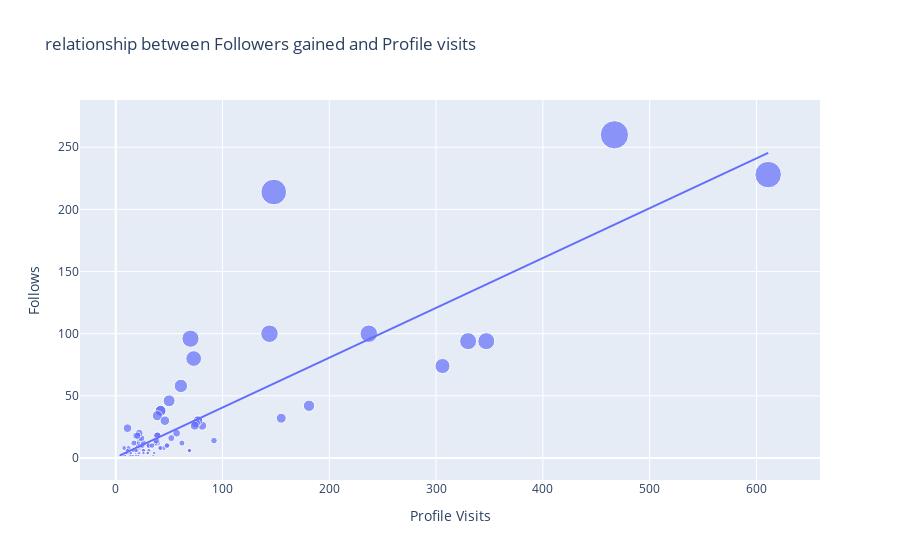

The notebook cell this image was saved under:
### Code cell
figure=px.scatter(data_frame=df,x='Profile Visits',y='Follows',size='Follows',trendline='ols',title='relationship between Followers gained and Profile visits')
figure.show()

### Figure 1 — Plotly figure (JSON) as saved in the notebook; plotly's stock layout.template omitted (floating-point values rounded to 4 significant figures)
{"data": [{"hovertemplate": "Profile Visits=%{x}<br>Follows=%{marker.size}<extra></extra>", "legendgroup": "", "marker": {"color": "#636efa", "size": [2, 10, 12, 8, 0, 2, 0, 6, 4, 6, 4, 0, 2, 4, 42, 6, 2, 2, 30, 0, 0, 24, 100, 2, 4, 6, 6, 6, 2, 2, 20, 2, 4, 8, 26, 2, 2, 4, 0, 2, 94, 8, 18, 10, 4, 4, 4, 4, 18, 38, 10, 12, 4, 4, 74, 0, 6, 6, 0, 6, 12, 10, 8, 8, 46, 12, 10, 94, 6, 10, 6, 4, 12, 16, 12, 8, 32, 8, 16, 6, 10, 10, 6, 2, 2, 30, 0, 4, 4, 18, 38, 10, 2, 4, 6, 6, 6, 2, 2, 14, 8, 14, 28, 18, 12, 34, 26, 260, 16, 96, 20, 30, 58, 100, 80, 18, 10, 214, 228], "sizemode": "area", "sizeref": 0.65, "symbol": "circle"}, "mode": "markers", "name": "", "orientation": "v", "showlegend": false, "type": "scatter", "x": [35, 48, 62, 23, 8, 9, 26, 12, 36, 31, 29, 15, 8, 20, 181, 17, 16, 21, 77, 10, 9, 11, 144, 14, 10, 19, 69, 11, 19, 9, 57, 13, 11, 24, 81, 4, 7, 14, 18, 8, 330, 21, 19, 32, 19, 21, 14, 30, 39, 42, 31, 20, 12, 22, 306, 13, 26, 16, 15, 15, 39, 21, 8, 45, 50, 37, 25, 347, 26, 48, 16, 26, 17, 52, 22, 41, 155, 12, 22, 20, 23, 25, 17, 16, 21, 77, 10, 14, 30, 39, 42, 31, 14, 10, 19, 69, 11, 19, 9, 38, 42, 92, 75, 21, 26, 39, 74, 467, 24, 70, 22, 46, 61, 237, 73, 20, 34, 148, 611], "xaxis": "x", "y": [2, 10, 12, 8, 0, 2, 0, 6, 4, 6, 4, 0, 2, 4, 42, 6, 2, 2, 30, 0, 0, 24, 100, 2, 4, 6, 6, 6, 2, 2, 20, 2, 4, 8, 26, 2, 2, 4, 0, 2, 94, 8, 18, 10, 4, 4, 4, 4, 18, 38, 10, 12, 4, 4, 74, 0, 6, 6, 0, 6, 12, 10, 8, 8, 46, 12, 10, 94, 6, 10, 6, 4, 12, 16, 12, 8, 32, 8, 16, 6, 10, 10, 6, 2, 2, 30, 0, 4, 4, 18, 38, 10, 2, 4, 6, 6, 6, 2, 2, 14, 8, 14, 28, 18, 12, 34, 26, 260, 16, 96, 20, 30, 58, 100, 80, 18, 10, 214, 228], "yaxis": "y"}, {"hovertemplate": "<b>OLS trendline</b><br>Follows = 0.400884 * Profile Visits + 0.46283<br>R<sup>2</sup>=0.727868<br><br>Profile Visits=%{x}<br>Follows=%{y} <b>(trend)</b><extra></extra>", "legendgroup": "", "marker": {"color": "#636efa", "symbol": "circle"}, "mode": "lines", "name": "", "showlegend": false, "type": "scatter", "x": [4, 7, 8, 8, 8, 8, 9, 9, 9, 9, 10, 10, 10, 10, 11, 11, 11, 11, 12, 12, 12, 13, 13, 14, 14, 14, 14, 14, 15, 15, 15, 16, 16, 16, 16, 17, 17, 17, 18, 19, 19, 19, 19, 19, 19, 20, 20, 20, 20, 21, 21, 21, 21, 21, 21, 22, 22, 22, 22, 23, 23, 24, 24, 25, 25, 26, 26, 26, 26, 26, 29, 30, 30, 31, 31, 31, 32, 34, 35, 36, 37, 38, 39, 39, 39, 39, 41, 42, 42, 42, 45, 46, 48, 48, 50, 52, 57, 61, 62, 69, 69, 70, 73, 74, 75, 77, 77, 81, 92, 144, 148, 155, 181, 237, 306, 330, 347, 467, 611], "xaxis": "x", "y": [2.066, 3.269, 3.67, 3.67, 3.67, 3.67, 4.071, 4.071, 4.071, 4.071, 4.472, 4.472, 4.472, 4.472, 4.873, 4.873, 4.873, 4.873, 5.273, 5.273, 5.273, 5.674, 5.674, 6.075, 6.075, 6.075, 6.075, 6.075, 6.476, 6.476, 6.476, 6.877, 6.877, 6.877, 6.877, 7.278, 7.278, 7.278, 7.679, 8.08, 8.08, 8.08, 8.08, 8.08, 8.08, 8.481, 8.481, 8.481, 8.481, 8.881, 8.881, 8.881, 8.881, 8.881, 8.881, 9.282, 9.282, 9.282, 9.282, 9.683, 9.683, 10.08, 10.08, 10.48, 10.48, 10.89, 10.89, 10.89, 10.89, 10.89, 12.09, 12.49, 12.49, 12.89, 12.89, 12.89, 13.29, 14.09, 14.49, 14.89, 15.3, 15.7, 16.1, 16.1, 16.1, 16.1, 16.9, 17.3, 17.3, 17.3, 18.5, 18.9, 19.71, 19.71, 20.51, 21.31, 23.31, 24.92, 25.32, 28.12, 28.12, 28.52, 29.73, 30.13, 30.53, 31.33, 31.33, 32.93, 37.34, 58.19, 59.79, 62.6, 73.02, 95.47, 123.1, 132.8, 139.6, 187.7, 245.4], "yaxis": "y"}], "layout": {"autosize": true, "legend": {"itemsizing": "constant", "tracegroupgap": 0}, "title": {"text": "relationship between Followers gained and Profile visits"}, "xaxis": {"anchor": "y", "autorange": true, "domain": [0, 1], "range": [-32.63, 656.2], "title": {"text": "Profile Visits"}, "type": "linear"}, "yaxis": {"anchor": "x", "autorange": true, "domain": [0, 1], "range": [-21.79, 305.1], "title": {"text": "Follows"}, "type": "linear"}}}
